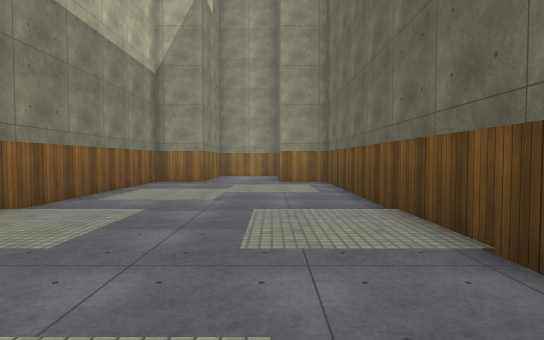
[1] (above)

13 first-person views from a walk through a Unity game level. The camera is 1.5 m above the floor, tilts 2° down and sees 80° across. The floor is counted in squares, 2 m on a side. Each view is taken from the middle of a square. On the plan, view 1 faces up. The plan holds only what a view shows up to about 11 squares ahead; the rest is blank. The place goes on beyond the plan. The player is left out. Surface patterns are stand-ins for the level's own textures.

[2]
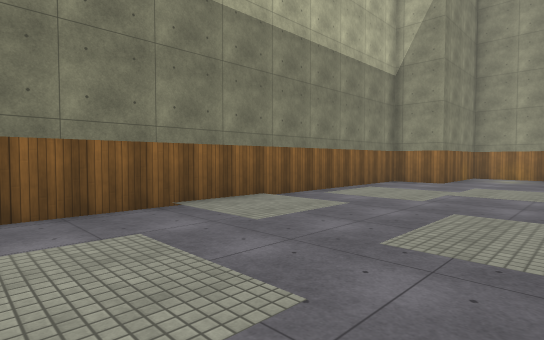

[3]
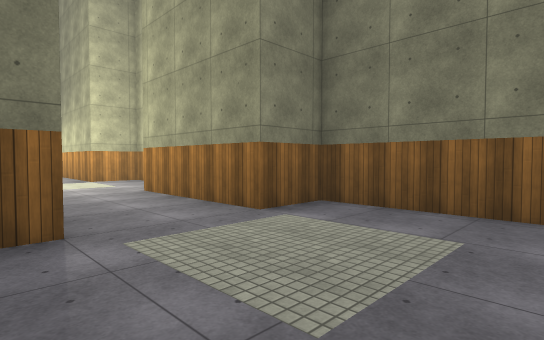

[4]
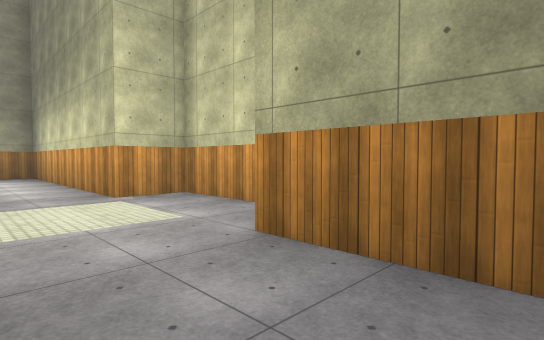

[5]
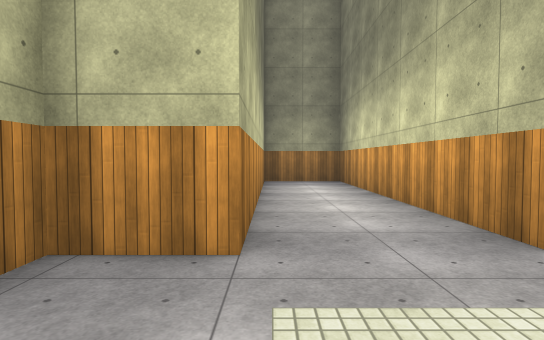

[6]
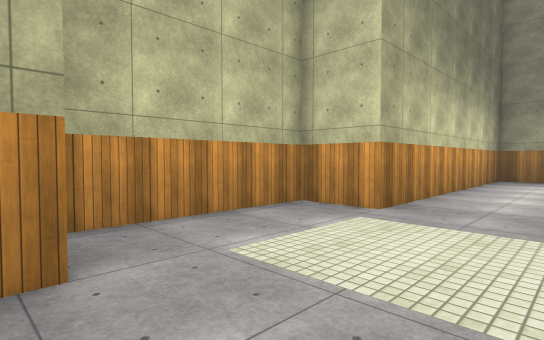

[7]
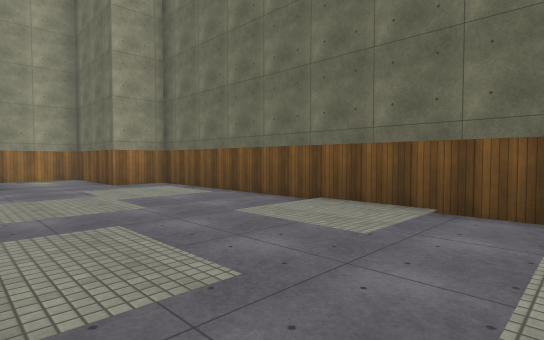

[8]
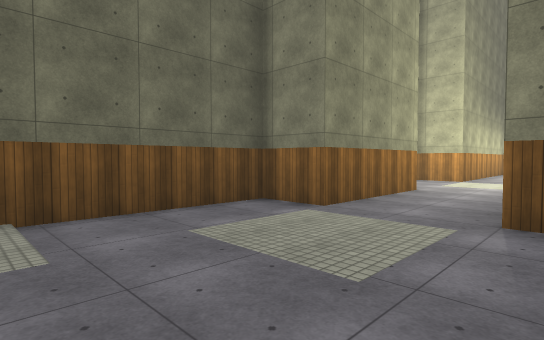

[9]
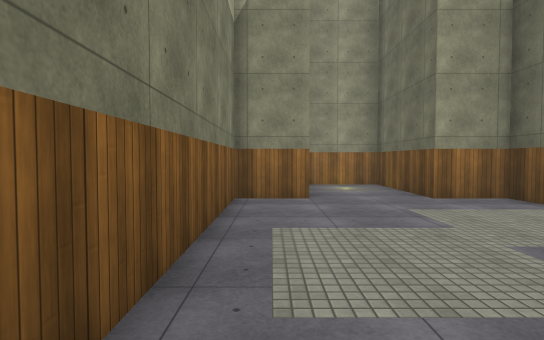

[10]
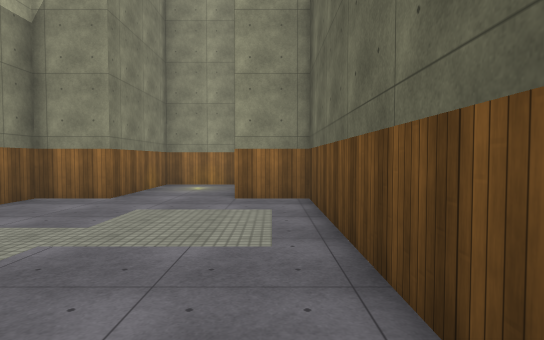

[11]
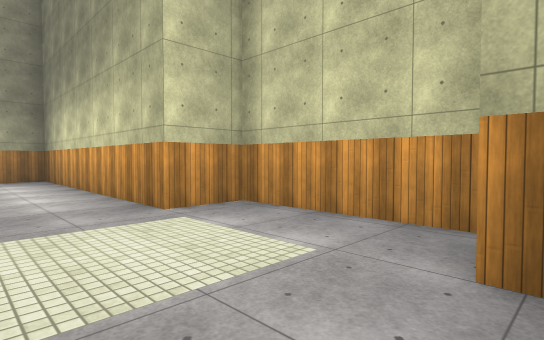

[12]
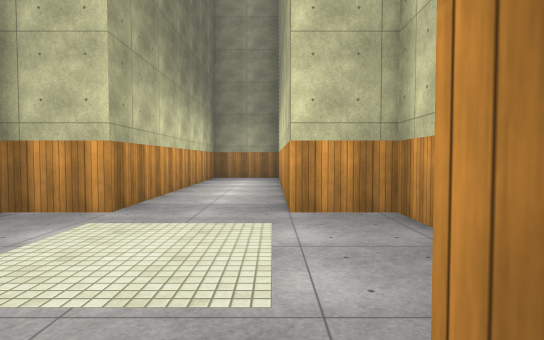

[13]
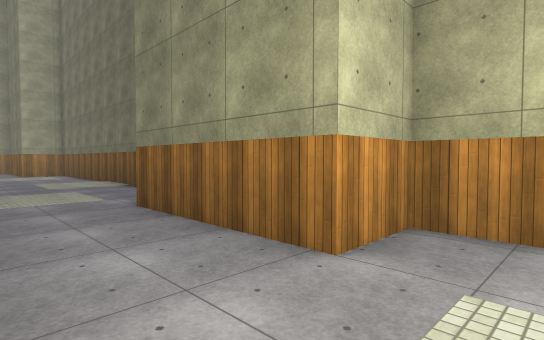

### Floor plan
Points are (right, up) in squares from view 1. A wall is a line through its corners. A room is listed if a view was taken in it or the views show most of it. See-through windows are left out.
Room 1 (views 1, 2, 3, 4, 5, 6, 7, 8, 9, 10, 11, 12, 13)
walls: (-3.7, -5.8) (-3.7, -9.5) (-2.3, -9.5) (-2.3, -17.7) (0.2, -17.7) (0.2, -9.5) (1.8, -9.5) (1.8, -5.5) (0.2, -5.5) (0.2, -1.5) (1.8, -1.5) (1.8, 10.5) (0.2, 10.5) (0.2, 14) (-2.3, 14) (-2.3, 10.5) (-3.7, 10.5) (-3.7, -1.5) (-2.3, -1.5) (-2.3, -5.5)

Where each view was taken, in squares from view 1:
view 1: 0 up, 0 right, facing up
view 2: 0 up, 1 right, facing up-left
view 3: 2 up, 1 right, facing down-left
view 4: 3 down, 0 right, facing down-left
view 5: 7 down, 0 right, facing down
view 6: 5 down, 2 left, facing down-right
view 7: 1 up, 3 left, facing up-right
view 8: 3 up, 3 left, facing down-right
view 9: 4 up, 3 left, facing up
view 10: 4 up, 1 right, facing up
view 11: 5 down, 0 right, facing down-left
view 12: 5 down, 2 left, facing down
view 13: 7 down, 2 left, facing up-right
